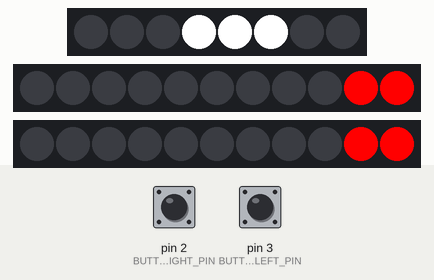
A sketch run on a simulated Arduino Uno, built with avr-gcc and run on an emulated ATmega328P. On the bench: 8 RGB LEDs in strip order, left to right, 2 × 11 RGB LEDs in strip order, left to right. Inputs (shaded band) come from the test bench; at power-on: pin 2 (BUTTON_RIGHT_PIN) LOW, pin 3 (BUTTON_LEFT_PIN) LOW.

Above: at 1.2 s.
1.3 s: pin 2 (BUTTON_RIGHT_PIN) pulled HIGH for 0.15 s
2.0 s: pin 3 (BUTTON_LEFT_PIN) pulled HIGH for 0.15 s
At 2.35 s:
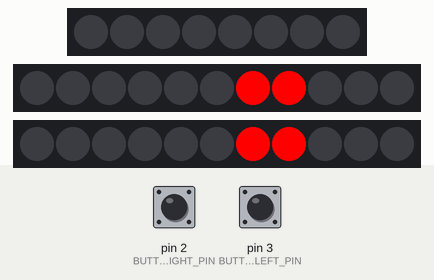
2.7 s: pin 2 (BUTTON_RIGHT_PIN) pulled HIGH for 1 s
4.3 s: pin 3 (BUTTON_LEFT_PIN) pulled HIGH for 1 s
At 4.76 s:
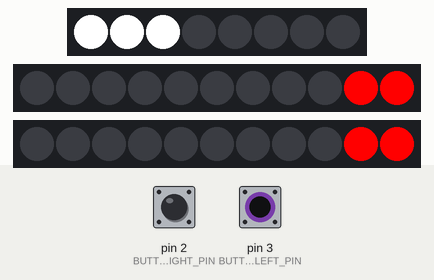
5.9 s: pin 2 (BUTTON_RIGHT_PIN) pulsed HIGH 2 times (0.12 s each, 0.3 s apart)
At 6.57 s:
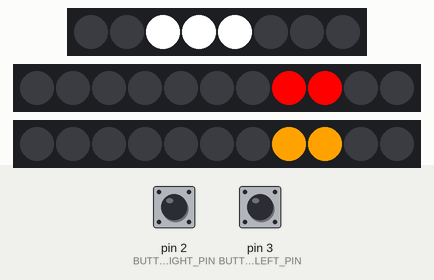
Timing chart, 0 to 9.8 s (numbered marks = the images above; inputs shaded):
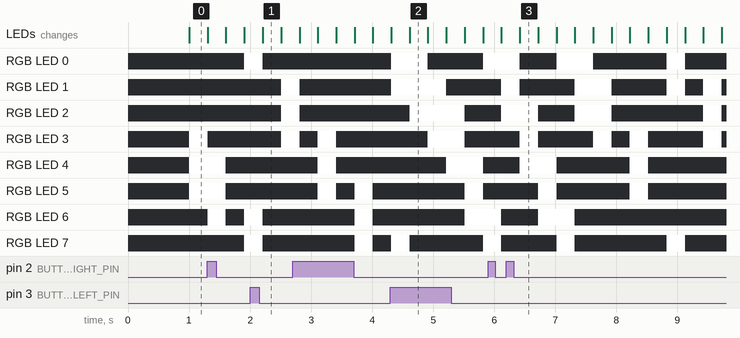

The sketch:

BlinkyBike.ino
```cpp
// (licence header left out)
/******************************************************************************
 *              ____  _ _       _            ____  _ _
 *             |  _ \| (_)     | |          |  _ \(_) |
 *             | |_) | |_ _ __ | | ___   _  | |_) |_| | _____
 *             |  _ <| | | '_ \| |/ / | | | |  _ <| | |/ / _ \
 *             | |_) | | | | | |   <| |_| | | |_) | |   <  __/
 *             |____/|_|_|_| |_|_|\_\\__, | |____/|_|_|\_\___|
 *                                    __/ |  Version 1.2
 *                                   |___/
 *
 *****************************************************************************/

#if defined(ARDUINO) && ARDUINO >= 100
	#include "arduino.h"
#else
	#include "WProgram.h"
#endif

#include "Adafruit_NeoPixel.h"
#include "Timer.h"
#include "Button.h"
#include "Stripes.h"
#include "SceneManager.h"

// LED Stripes configuration
// See Stripes.h

// Buttons configuration
#define BUTTON_LEFT_PIN					3
#define BUTTON_RIGHT_PIN				2

#define BUTTON_DEBOUNCE_TIMEOUT			10
#define BUTTON_STATE_TIMEOUT			200
#define BUTTON_HOLD_TIMEOUT				(1 * 1000)

// Scenes timer index
#define SCENE_TIMER_FRONT			0
#define SCENE_TIMER_REAR_LEFT		1
#define SCENE_TIMER_REAR_RIGHT		2


// LED Stripes
Adafruit_NeoPixel frontLight		= Adafruit_NeoPixel(LED_STRIPE_FRONT_NUMLED,		LED_STRIPE_FRONT_PIN,		NEO_GRB + NEO_KHZ800);
Adafruit_NeoPixel rearLeftLight		= Adafruit_NeoPixel(LED_STRIPE_REARLEFT_NUMLED,		LED_STRIPE_REARLEFT_PIN,	NEO_GRB + NEO_KHZ800);
Adafruit_NeoPixel rearRightLight	= Adafruit_NeoPixel(LED_STRIPE_REARRIGHT_NUMLED,	LED_STRIPE_REARRIGHT_PIN,	NEO_GRB + NEO_KHZ800);

// Buttons
Button leftButton = Button(BUTTON_LEFT_PIN, BUTTON_DEBOUNCE_TIMEOUT, BUTTON_HOLD_TIMEOUT, BUTTON_STATE_TIMEOUT, BUTTON_PULLUP);
Button rightButton = Button(BUTTON_RIGHT_PIN, BUTTON_DEBOUNCE_TIMEOUT, BUTTON_HOLD_TIMEOUT, BUTTON_STATE_TIMEOUT, BUTTON_PULLUP);

// Timers
Timer appTimer = Timer();


/// <summary>
/// Front Timer callback function
/// </summary>
void loadSceneFront_callback()
{
	SceneManager.nextSceneStepFront();
}

/// <summary>
/// Rear Left Timer callback function
/// </summary>
void loadSceneRearLeft_callback()
{
	SceneManager.nextSceneStepRearLeft();
}

/// <summary>
/// Rear Right Timer callback function
/// </summary>
void loadSceneRearRight_callback()
{
	SceneManager.nextSceneStepRearRight();
}

// the setup function runs once when you press reset or power the board
void setup() {
	// Initialize the LED Stripes
	frontLight.begin();
	rearLeftLight.begin();
	rearRightLight.begin();

	// Initialize the timer
	appTimer.configureTimer(SCENE_TIMER_FRONT, 2 * 1000, loadSceneFront_callback);
	appTimer.configureTimer(SCENE_TIMER_REAR_LEFT, 2 * 1000, loadSceneRearLeft_callback);
	appTimer.configureTimer(SCENE_TIMER_REAR_RIGHT, 2 * 1000, loadSceneRearRight_callback);

	// Clear the LED Stripes
	frontLight.show();
	rearLeftLight.show();
	rearRightLight.show();

	// Initialize the SceneManager
	SceneManager.begin();
}

// the loop function runs over and over again until power down or reset
void loop() {
	// Update the button state
	ButtonState leftButtonState = leftButton.getButtonState();
	ButtonState rightButtonState = rightButton.getButtonState();

	// Update the scene based on button state
	SceneManager.updateScene(leftButtonState, rightButtonState);

	// Reset short press state
	leftButton.clearButtonState();
	rightButton.clearButtonState();

	// Handle scene updates
	// Updates occurs on Timer elapsed and call to updateScene
	// Front
	if (SceneManager.isSceneUpdatedFront() == true)
	{
		// update the timer for current step duration
		appTimer.updateTimer(SCENE_TIMER_FRONT, SceneManager.getSceneStepDurationFront());
	}

	// Rear Left
	if (SceneManager.isSceneUpdatedRearLeft() == true)
	{
		// update the timer for current step duration
		appTimer.updateTimer(SCENE_TIMER_REAR_LEFT, SceneManager.getSceneStepDurationRearLeft());
	}

	// Rear Right
	if (SceneManager.isSceneUpdatedRearRight() == true)
	{
		// update the timer for current step duration
		appTimer.updateTimer(SCENE_TIMER_REAR_RIGHT, SceneManager.getSceneStepDurationRearRight());
	}

	// Update the LED Stripes
	SceneManager.updateStripes(&frontLight, &rearLeftLight, &rearRightLight);

	// Display the LED Stripes
	frontLight.show();
	rearLeftLight.show();
	rearRightLight.show();

	// Update timer info
	appTimer.run();
}
```

AnimationPlayer.cpp
```cpp
// (licence header left out)
#include "AnimationPlayer.h"
#include "Animations.h"

const PixelColor pixelOff = COLOR_PIXEL(BLACK);

/// <summary>
/// Light On for Front accessor
/// </summary>
/// <returns>Animation</returns>
const AnimationFront* AnimationPlayer::GetLightOn_Front()
{
	return &animationFrontOnBlink;
}

/// <summary>
/// Light On for Rear Right accessor
/// </summary>
/// <returns>Animation</returns>
const AnimationRear* AnimationPlayer::GetLightOn_RearLeft()
{
	return &animationRearOn;
}

/// <summary>
/// Light On for Rear Right accessor
/// </summary>
/// <returns>Animation</returns>
const AnimationRear* AnimationPlayer::GetLightOn_RearRight()
{
	return &animationRearOn;
}

/// <summary>
/// Light Off for Front accessor
/// </summary>
/// <returns>Animation</returns>
const AnimationFront* AnimationPlayer::GetLightOff_Front()
{
	return &animationFrontOff;
}

/// <summary>
/// Light Off for Rear Left accessor
/// </summary>
/// <returns>Animation</returns>
const AnimationRear* AnimationPlayer::GetLightOff_RearLeft()
{
	return &animationRearOff;
}

/// <summary>
/// Light Off for Rear Right accessor
/// </summary>
/// <returns>Animation</returns>
const AnimationRear* AnimationPlayer::GetLightOff_RearRight()
{
	return &animationRearOff;
}

/// <summary>
/// Light Turn for Rear accessor
/// </summary>
/// <returns>Animation</returns>
const AnimationRear* AnimationPlayer::GetTurn_Rear()
{
	return &animationRearTurn;
}

/// <summary>
/// Light Turn Off for Rear accessor
/// </summary>
/// <returns>Animation</returns>
const AnimationRear* AnimationPlayer::GetTurnOff_Rear()
{
	return &animationRearOff;
}

/// <summary>
/// Light On for Rear accessor
/// </summary>
/// <returns>Animation</returns>
const AnimationRear* AnimationPlayer::GetTurnLightOn_Rear()
{
	return &animationRearOn;
}
```

AnimationPlayer.h
```cpp
// (licence header left out)
#ifndef _ANNIMATIONPLAYER_H
#define _ANNIMATIONPLAYER_H

#if defined(ARDUINO) && ARDUINO >= 100
	#include "arduino.h"
#else
	#include "WProgram.h"
#endif

#include "Stripes.h"

#define BLACK	0x000000
#define	RED		0xFF0000
#define	ORANGE	0xFFA200
#define	BLUE	0x0000FF
#define	WHITE	0xFFFFFF

#define R(x) ((uint8_t)(((uint32_t)x >> 16) & 0xFF))
#define G(x) ((uint8_t)(((uint32_t)x >>  8) & 0xFF))
#define B(x) ((uint8_t)(((uint32_t)x >>  0) & 0xFF))

#define COLOR_PIXEL(colorPixel)  { R(colorPixel), G(colorPixel), B(colorPixel) }

/// <summary>
/// LED Pixel description
/// </summary>
struct PixelColor
{
	uint8_t  Red;	// Red
	uint8_t  Green;	// Green
	uint8_t  Blue;	// Blue
};

/// <summary>
/// Front Step
/// </summary>
struct AnimationStepFront
{
	unsigned long StepDuration;	// Step Duration in ms
	PixelColor Pixels;			// Step Pixels color
};

/// <summary>
/// Rear Step
/// </summary>
struct AnimationStepRear
{
	unsigned long StepDuration;	// Step Duration in ms
	PixelColor Pixels;			// Step Pixels color
};

/// <summary>
/// Front Animation
/// </summary>
struct AnimationFront
{
	AnimationStepFront *animationStep;	// Front Step
	AnimationFront *nextAnimation;		// Next Front animation
};

/// <summary>
/// Rear Animation
/// </summary>
struct AnimationRear
{
	AnimationStepRear *animationStep;	// Rear Step
	AnimationRear *nextAnimation;		// Next Rear animation
};

/// Off Pixel
extern const PixelColor pixelOff;

/// <summary>
/// Animation player
/// </summary>
class AnimationPlayer
{
 public:
	// Light On
	static const AnimationFront* GetLightOn_Front();
	static const AnimationRear* GetLightOn_RearLeft();
	static const AnimationRear* GetLightOn_RearRight();

	// Light Off
	static const AnimationFront* GetLightOff_Front();
	static const AnimationRear* GetLightOff_RearLeft();
	static const AnimationRear* GetLightOff_RearRight();

	// Light Turn
	static const AnimationRear* GetTurn_Rear();
	static const AnimationRear* GetTurnOff_Rear();
	static const AnimationRear* GetTurnLightOn_Rear();
};

#endif // _ANNIMATIONPLAYER_H
```

Animations.cpp
```cpp
// (licence header left out)
#include "AnimationPlayer.h"
#include "Animations.h"

/* Animations for Front */
AnimationFront animationFrontOff = { &stepBlackFront, &animationFrontOff };
AnimationFront animationFrontOn = { &stepWhiteFront, &animationFrontOn };
AnimationFront animatonFrontOnBlinkOff = { &stepBlackFront, &animationFrontOnBlink };
AnimationFront animationFrontOnBlink = { &stepWhiteFront, &animatonFrontOnBlinkOff };

/* Animations for Rear */
AnimationRear animationRearOff = { &stepBlackRear, &animationRearOff };
AnimationRear animationRearOn = { &stepRedRear, &animationRearOn };
AnimationRear animatonRearOnBlinkOff = { &stepBlackRear, &animationRearOnBlink };
AnimationRear animationRearOnBlink = { &stepRedRear, &animatonRearOnBlinkOff };
AnimationRear animatonRearTurnOff = { &stepBlackRear, &animationRearTurn };
AnimationRear animationRearTurn = { &stepOrangeRear, &animatonRearTurnOff };

/*
 * Animations Steps
 */
AnimationStepFront stepWhiteFront = { 150, COLOR_PIXEL(WHITE) };
AnimationStepFront stepBlackFront = { 50, COLOR_PIXEL(BLACK) };
AnimationStepRear stepOrangeRear = { 1000, COLOR_PIXEL(ORANGE) };
AnimationStepRear stepBlackRear = { 1000, COLOR_PIXEL(BLACK) };
AnimationStepRear stepRedRear = { 1000, COLOR_PIXEL(RED) };
```

Animations.h
```cpp
// (licence header left out)
#ifndef _ANIMATIONS_H
#define _ANIMATIONS_H

#if defined(ARDUINO) && ARDUINO >= 100
#include "arduino.h"
#else
#include "WProgram.h"
#endif

#include "AnimationPlayer.h"

/// Front Step White Color
extern AnimationStepFront stepWhiteFront;

/// Front Step Black Color
extern AnimationStepFront stepBlackFront;

/// Rear Step Orange Color
extern AnimationStepRear stepOrangeRear;

/// Rear Step Black Color
extern AnimationStepRear stepBlackRear;

/// Rear Step Red Color
extern AnimationStepRear stepRedRear;

/// Front Animation Light Off
extern AnimationFront animationFrontOff;

/// Front Animation Light On static
extern AnimationFront animationFrontOn;

/// Front Animation Light On Blinking
extern AnimationFront animationFrontOnBlink;

/// Rear Animation Light Off
extern AnimationRear animationRearOff;

/// Rear Animation Light On (static red)
extern AnimationRear animationRearOn;

/// Rear Animation Light On (blinking red)
extern AnimationRear animationRearOnBlink;

/// Rear Animation Turn
extern AnimationRear animationRearTurn;

#endif // _ANIMATIONS_H
```

Button.cpp
```cpp
// (licence header left out)
#include "Button.h"

// Global State bits
#define CURRENT		0
#define PREVIOUS	1
#define CHANGED		2
#define HOLD		3
#define DEBOUNCE	4
#define MODE		5

/// <summary>
/// Constructor
/// </summary>
/// <param name="buttonPin">Pin used for Button</param>
/// <param name="debounceTime">Hardware debounce duration</param>
/// <param name="holdTime">Duration for long press</param>
/// <param name="stateRemains">Long press state remain duration</param>
/// <param name="buttonMode">Harware Pull up mode</param>
Button::Button(uint8_t buttonPin, unsigned long debounceTime, unsigned long holdTime, unsigned long stateRemains, uint8_t buttonMode) :
state(0),
pin(buttonPin),
buttonState(RELEASED),
debounceThreshold(debounceTime),
pressedStartTime(-1),
stateStartTime(-1),
holdThreshold(holdTime),
stateRemainsThreshold(stateRemains)
{
	// Configure GPIO mode as Input
	pinMode(pin, INPUT);
	bitWrite(state, MODE, (buttonMode == BUTTON_PULLUP));

	// Get the current status of the pin
	if (digitalRead(pin) == bitRead(state, MODE))
	{
		//currently the button is not pressed
		bitWrite(state, CURRENT, false);
	}
	else
	{
		//currently the button is pressed
		bitWrite(state, CURRENT, true);
	}
}

/// <summary>
/// Current button state
/// </summary>
/// <returns>The Button state</returns>
ButtonState Button::getButtonState()
{
	if (heldFor(holdThreshold))
	{
		buttonState = LONG_PRESSURE;
		stateStartTime = millis();
	}
	// Has been release and wasn't hold
	else if (wasPressed() && !wasHeld())
	{
		buttonState = SHORT_PRESSURE;
		stateStartTime = millis();
	}
	// Released
	else
	{
	}

	if (stateStartTime != (unsigned long)-1)
	{
		if (millis() - stateStartTime > stateRemainsThreshold)
		{
			buttonState = RELEASED;
			stateStartTime = -1;
		}
	}

	return buttonState;
}

/// <summary>
/// Clear the Button state for Short Pressure
/// </summary>
/// <returns></returns>
void Button::clearButtonState()
{
	if (buttonState == SHORT_PRESSURE)
	{
		buttonState = RELEASED;
		stateStartTime = -1;
	}
}

/// <summary>
/// Retrive the press state
/// </summary>
/// <returns>true when pressed</returns>
bool Button::isPressed(void)
{
	// Debouncing enabled
	if (bitRead(state, DEBOUNCE) == true)
	{
		if ((millis() - pressedStartTime > debounceThreshold))
		{
			bitWrite(state, DEBOUNCE, false);
		}
		else
		{
			// currently the button is not pressed
			return false;
		}
	}

	// save the previous value
	bitWrite(state, PREVIOUS, bitRead(state, CURRENT));

	//get the current status of the pin
	if (digitalRead(pin) == bitRead(state, MODE))
	{
		//currently the button is not pressed
		bitWrite(state, CURRENT, false);
	}
	else
	{
		//currently the button is pressed
		bitWrite(state, CURRENT, true);
	}

	//handle state changes
	if (bitRead(state, CURRENT) != bitRead(state, PREVIOUS))
	{
		//the state changed to PRESSED
		if (bitRead(state, CURRENT) == true)
		{
			pressedStartTime = millis();             //start timing
			bitWrite(state, DEBOUNCE, true);

			//note that the state changed
			bitWrite(state, CHANGED, false);

			//note that the state changed
			bitWrite(state, HOLD, false);

			// keep unpressed
			return false;
		}
		else //the state changed to RELEASED
		{
			//reset states (for timing and for event triggering)
			pressedStartTime = -1;
			bitWrite(state, DEBOUNCE, false);

			//note that the state changed
			bitWrite(state, CHANGED, true);
		}

	}
	else
	{
		//note that the state did not change
		bitWrite(state, CHANGED, false);
		//should we trigger a onHold event?
		if (pressedStartTime != (unsigned long)-1 && (bitRead(state, HOLD) == false))
		{
			if (millis() - pressedStartTime > holdThreshold)
			{
				// Set hold bit
				bitWrite(state, HOLD, true);
			}
		}
	}
	return bitRead(state, CURRENT);
}

/// <summary>
/// Identify when button is released if was previously pressed
/// </summary>
/// <returns>true when button was pressed</returns>
inline bool Button::wasPressed(void) const
{
	// Need a current state released and previous state pressed
	return (bitRead(state, CURRENT) == false) && (bitRead(state, PREVIOUS) == true);
}

/// <summary>
/// Identify for pressure for duration
/// </summary>
/// <param name="time">Pressure duration</param>
/// <returns>true when press for at least duration</returns>
bool Button::heldFor(unsigned int time)
{
	if (isPressed())
	{
		if (millis() - pressedStartTime > time)
		{
			return true;
		}
	}
	return false;
}

/// <summary>
/// Identify when button is released if was previously held
/// </summary>
/// <returns>true when held</returns>
bool Button::wasHeld()
{
	if (bitRead(state, HOLD))
	{
		// Clear hold bit
		bitWrite(state, HOLD, false);
		return true;
	}

	return false;
}
```

Button.h
```cpp
// (licence header left out)
#ifndef _BUTTON_H
#define _BUTTON_H

#if defined(ARDUINO) && ARDUINO >= 100
#include "arduino.h"
#else
#include "WProgram.h"
#endif

#include <stdint.h>

// Supported Pin Modes
#define BUTTON_PULLUP HIGH
#define BUTTON_PULLDOWN LOW

// Button State enumeration
enum ButtonState : uint8_t
{
	RELEASED = 0,			// Button Release
	SHORT_PRESSURE = 1,		// Button Short Pressure
	LONG_PRESSURE = 3		// Button Long Pressure
};

/// <summary>
/// Hardware Button
/// </summary>
class Button
{
public:
	/// <summary>
	/// Constructor
	/// </summary>
	/// <param name="buttonPin">Pin used for Button</param>
	/// <param name="debounceTime">Hardware debounce duration</param>
	/// <param name="holdTime">Duration for long press</param>
	/// <param name="stateRemains">Long press state remain duration</param>
	/// <param name="buttonMode">Harware Pull up mode</param>
	Button(uint8_t buttonPin, unsigned long debounceTime, unsigned long holdThreshold, unsigned long stateRemainsThreshold, uint8_t buttonMode = BUTTON_PULLUP);

	/// <summary>
	/// Current button state
	/// </summary>
	/// <returns>The Button state</returns>
	ButtonState getButtonState();

	/// <summary>
	/// Clear the Button state for Short Pressure
	/// </summary>
	/// <returns></returns>
	void clearButtonState();

private:
	/// <summary>
	/// Retrive the press state
	/// </summary>
	/// <returns>true when pressed</returns>
	bool isPressed();

	/// <summary>
	/// Identify when button is released if was previously pressed
	/// </summary>
	/// <returns>true when button was pressed</returns>
	bool wasPressed() const;

	/// <summary>
	/// Identify for pressure for duration
	/// </summary>
	/// <param name="time">Pressure duration</param>
	/// <returns>true when press for at least duration</returns>
	bool heldFor(unsigned int time);

	/// <summary>
	/// Identify when button is released if was previously held
	/// </summary>
	/// <returns>true when held</returns>
	bool wasHeld();

private:
	uint8_t state;							// Global state
	uint8_t pin;							// Hardware GPIO configuration
	ButtonState buttonState;				// Current Button state
	unsigned long debounceThreshold;		// Hardware Debounce duration
	unsigned long pressedStartTime;			// Pressure start Time
	unsigned long stateStartTime;			//
	unsigned long holdThreshold;			//
	unsigned long stateRemainsThreshold;	// Long pressure state remains duration
};

#endif // _BUTTON_H
```

Stripes.h
```cpp
// (licence header left out)
#ifndef _STRIPES_H
#define _STRIPES_H

// LED Stripes configuration
#define LED_STRIPE_FRONT_NUMLED			8
#define LED_STRIPE_REAR_NUMLED			11

// Front Lights
#define LED_STRIPE_FRONT_PIN			4

// Rear Lights
#define LED_STRIPE_REARLEFT_PIN			0
#define LED_STRIPE_REARLEFT_NUMLED		LED_STRIPE_REAR_NUMLED
#define LED_STRIPE_REARRIGHT_PIN		1
#define LED_STRIPE_REARRIGHT_NUMLED		LED_STRIPE_REAR_NUMLED

// Number of LED
#define LED_STRIPE_FRONT_ON				3
#define LED_STRIPE_REAR_ON				2

#endif // _STRIPES_H
```

Source omitted: SceneManager.cpp (11884 bytes), SceneManager.h (5057 bytes), Timer.cpp (2260 bytes), Timer.h (2094 bytes)
